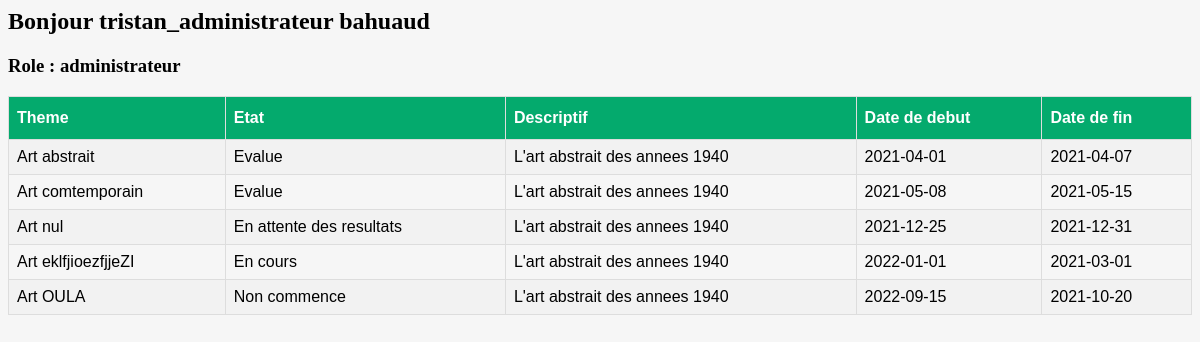
The page /utilisateur.php (signed in) on the database its author committed.
### tables this page shows
CREATE TABLE Utilisateur (
    numUtilisateur  Integer NOT NULL UNIQUE AUTO_INCREMENT,
    nom             Varchar (40) NOT NULL,
    prenom          Varchar (40) NOT NULL,
    role            Varchar (40) NOT NULL,
    adresse         Varchar (100) NOT NULL,
    identifiant     Varchar (100) NOT NULL UNIQUE,
    motDePasse      Varchar (100) NOT NULL,
    age             Integer,
    PRIMARY KEY (numUtilisateur)
);

CREATE TABLE Concours (
    numConcours Integer NOT NULL AUTO_INCREMENT,
    theme Varchar (40) NOT NULL,
    etat Varchar (40) NOT NULL,
    descriptif Varchar (100) NOT NULL,
    dateDebut Date,
    dateFin Date,
    PRIMARY KEY (numConcours)
);

### requetes.php (called while the page is built, shortened)
<?php
     function getUtilisateurById($id) {
        $utilisateur = null;
        try{
            $h="mysql:host=".DB_HOST.";dbname=".DB_NAME;
            $link = new PDO($h, DB_USER, DB_PASS);
            $link->setAttribute(PDO::ATTR_ERRMODE, PDO::ERRMODE_EXCEPTION);
            $sql="SELECT * FROM utilisateur WHERE numUtilisateur =" .$id;
            $sth = $link->prepare($sql);
            $sth->execute();
            $utilisateur = $sth->fetch(PDO::FETCH_ASSOC);
        }
        catch(PDOException $e){
            echo "Erreur : " . $e->getMessage();
        }
        return $utilisateur;
     }
     function getAllConcours() {
        $concours = [];
        try{
            $h="mysql:host=".DB_HOST.";dbname=".DB_NAME;
            $link = new PDO($h, DB_USER, DB_PASS);
            $link->setAttribute(PDO::ATTR_ERRMODE, PDO::ERRMODE_EXCEPTION);
            $sql="SELECT * FROM concours";
            $sth = $link->prepare($sql);
            $sth->execute();
            $concours = $sth->fetchAll(PDO::FETCH_ASSOC);
        }
        catch(PDOException $e){
            echo "Erreur : " . $e->getMessage();
        }
        return $concours;
     }
?>

### utilisateur.php (the view, shortened to what this page needs)
<?php
    include_once("./requetes.php");
    $utilisateur = getUtilisateurById($_SESSION["id_utilisateur"]);
    $nom = $utilisateur["nom"];
    $prenom = $utilisateur["prenom"];
    $role = $utilisateur["role"];
    $concours = getAllConcours();
?>
<html lang="en">
<head>
    <link rel="stylesheet" href="style.css" media="screen" type="text/css" />
</head>
<body>
    <div class="container">
    <h2>Bonjour <?= $nom?> <?= $prenom?></h2>
    <h3>Role : <?= $role?></h3>
    <table id="customers">
        <tr>
            <th>Theme</th>
            <th>Etat</th>
            <th>Descriptif</th>
            <th>Date de debut</th>
            <th>Date de fin</th>
        </tr>
        <?php
            foreach ($concours as $key=>$value) {
                echo '<tr>
                <td>'. $value["theme"] .'</td>
                <td>'. $value["etat"] .'</td>
                <td>'. $value["descriptif"] .'</td>
                <td>'. $value["dateDebut"] .'</td>
                <td>'. $value["dateFin"] .'</td>
                </tr>';
            }
        ?>
    </table>
    </div>
</body>
</html>

### style.css (style rules this page uses)
body { background: #f6f6f6; }
#customers { font-family: Arial, Helvetica, sans-serif; border-collapse: collapse; width: 100%; }
#customers td, #customers th { border: 1px solid #ddd; padding: 8px; }
#customers tr:nth-child(even) { background-color: #f2f2f2; }
#customers th { padding-top: 12px; padding-bottom: 12px; text-align: left; background-color: #04AA6D; color: white; }

### rows shown on the page
utilisateur: nom "tristan_administrateur", prenom "bahuaud", role "administrateur"
concours: theme "Art abstrait", etat "Evalue", descriptif "L'art abstrait des annees 1940", dateDebut "2021-04-01", dateFin "2021-04-07"
concours: theme "Art comtemporain", etat "Evalue", descriptif "L'art abstrait des annees 1940", dateDebut "2021-05-08", dateFin "2021-05-15"
concours: theme "Art nul", etat "En attente des resultats", descriptif "L'art abstrait des annees 1940", dateDebut "2021-12-25", dateFin "2021-12-31"
concours: theme "Art eklfjioezfjjeZI", etat "En cours", descriptif "L'art abstrait des annees 1940", dateDebut "2022-01-01", dateFin "2021-03-01"
concours: theme "Art OULA", etat "Non commence", descriptif "L'art abstrait des annees 1940", dateDebut "2022-09-15", dateFin "2021-10-20"
